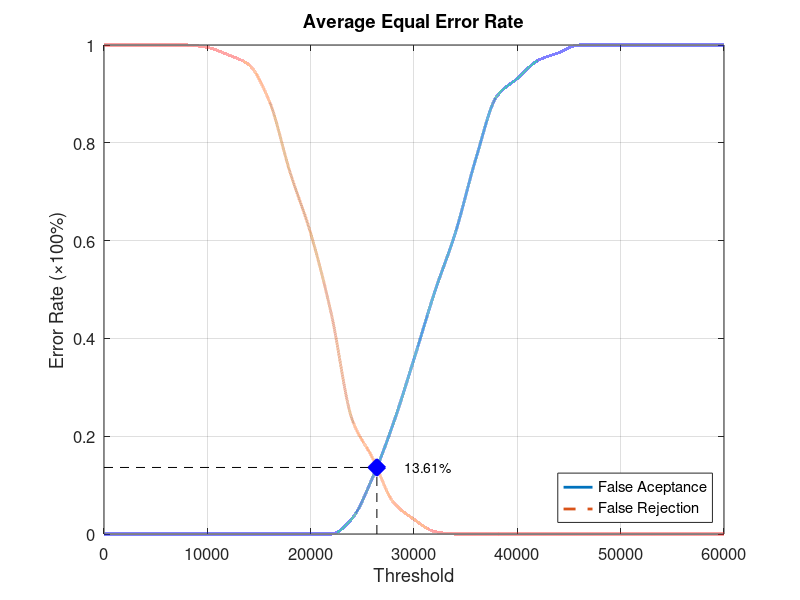
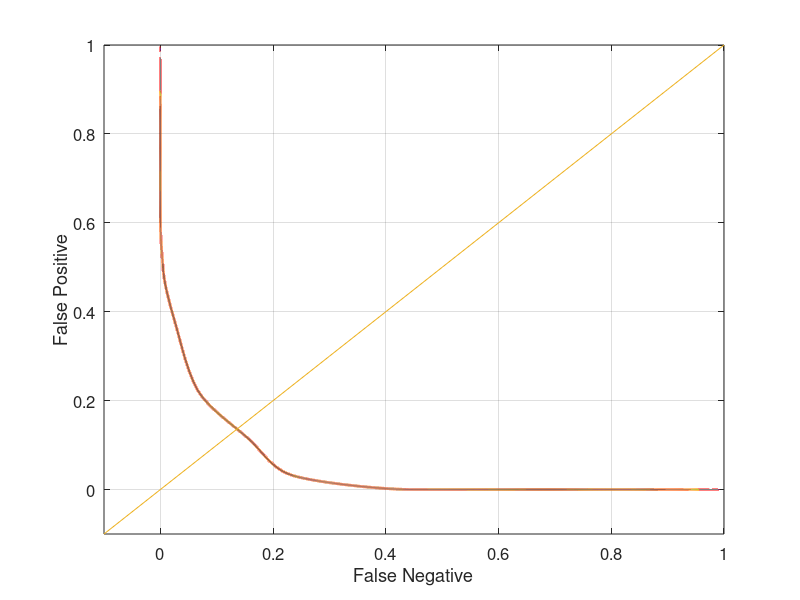

Reproduce these figures in MATLAB, in order.
function yEER = Database1_1
close all;
clear;
clc;
x = 0:2000:60000;
xq = 0:0.5:60000;

y0 = [0 0 0 0 0 0 0 0 0 0 0 0 0.0315789 0.115789 0.226316 0.357895 0.494737 0.615789 0.768421 0.894737 0.931579 0.968421 0.984211 1 1 1 1 1 1 1 1];
yy0 = interp1(x, y0, xq, 'pchip');
y1 = [1 1 1 1 1 0.995 0.98 0.96 0.885 0.74 0.615 0.45 0.235 0.155 0.065 0.03 0.005 0 0 0 0 0 0 0 0 0 0 0 0 0 0];
yy1 = interp1(x, y1, xq, 'pchip');

% Calculating EER: 
y2 = abs(y0 - y1);
find(y2 == min(y2))
yy2 = abs(yy0 - yy1);
xEER = find(yy2 == min(yy2));
xEERIndex = xq(xEER) % X-axis EER
yEER = yy0(xEER) % Y-axis EER

main = figure
plot(xq, yy0,'-','LineWidth', 2);	hold on
plot(xq, yy1,'--','LineWidth', 2);	hold on
plot([xEERIndex xEERIndex], [0 yEER], 'k--');	hold on
plot([0 xEERIndex], [yEER yEER], 'k--');	hold on
plot(xEERIndex, yEER, 'bx', 'LineWidth', 10);	hold on
text(xEERIndex + 10 * xEERIndex / 100, yEER, [num2str(round((10000 * yEER)) / 100) '%'])
legend('False Aceptance', 'False Rejection', 'Location', 'SouthEast')
xlabel('Threshold')
ylabel('Error Rate (\times100%)')
title('Average Equal Error Rate')
set(gca, 'FontSize', 12)
axis([0 60000 0 1])
grid on

print(main, 'Database1_1Main', '-dpng');
FNRxFPR = figure('Color', [1 1 1]);
plot(yy1, yy0, '-', yy1, yy0, 'LineWidth', 2);
hold on
y = -0.1:0.1:1
plot(y, y); 
set(gca, 'FontSize', 12)
xlabel('False Negative')
ylabel('False Positive')
axis([-0.1 1 -0.1 1])
set(gca, 'FontSize', 12)
grid on

print(FNRxFPR, 'Database1_1FNRxFPR','-dpng');
end
